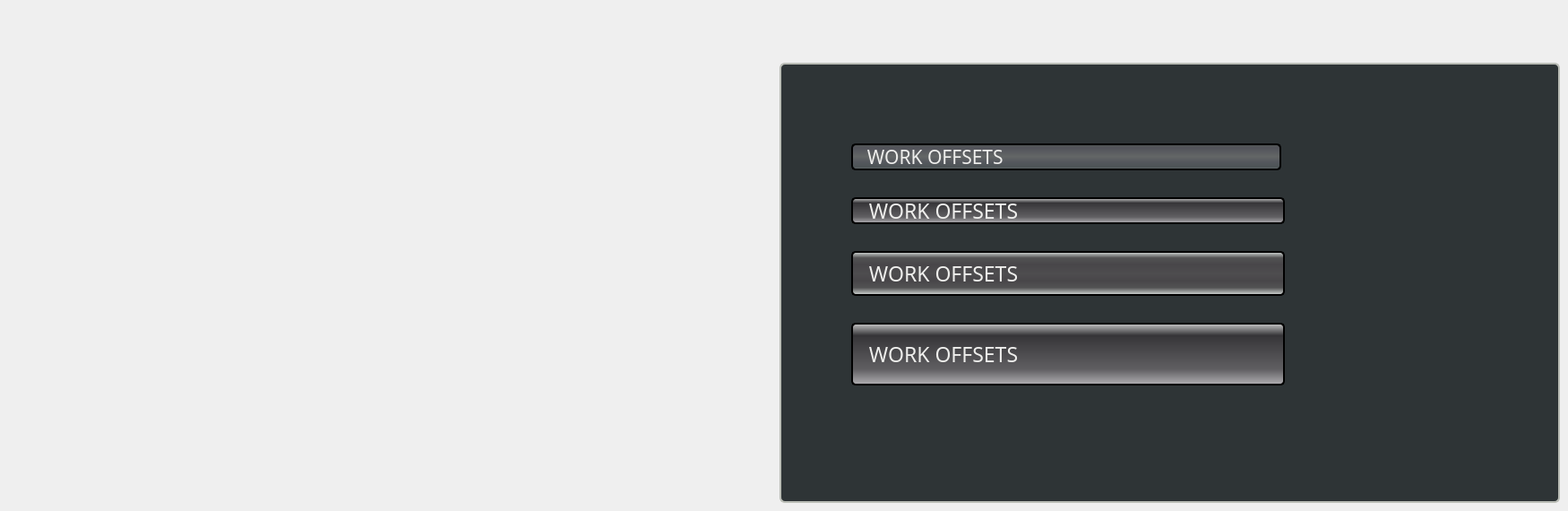
        <widget class="QWidget" name="tab_4">
         <attribute name="title">
          <string>          Conversational          </string>
         </attribute>
         <widget class="QGroupBox" name="main_dro_qgroupbox_2">
          <property name="geometry">
           <rect>
            <x>870</x>
            <y>70</y>
            <width>871</width>
            <height>491</height>
           </rect>
          </property>
          <property name="sizePolicy">
           <sizepolicy hsizetype="Preferred" vsizetype="Fixed">
            <horstretch>0</horstretch>
            <verstretch>0</verstretch>
           </sizepolicy>
          </property>
          <property name="minimumSize">
           <size>
            <width>530</width>
            <height>340</height>
           </size>
          </property>
          <property name="focusPolicy">
           <enum>Qt::NoFocus</enum>
          </property>
          <property name="styleSheet">
           <string notr="true">QGroupBox{
color: rgb(46, 52, 54);
border-style: solid;
border-color: rgb(186, 189, 182);
background-color: rgb(46, 52, 54);
border-width: 2px;
border-radius: 6px;
}</string>
          </property>
          <property name="title">
           <string/>
          </property>
          <widget class="QLabel" name="label_28">
           <property name="geometry">
            <rect>
             <x>80</x>
             <y>290</y>
             <width>484</width>
             <height>70</height>
            </rect>
           </property>
           <property name="sizePolicy">
            <sizepolicy hsizetype="MinimumExpanding" vsizetype="Fixed">
             <horstretch>0</horstretch>
             <verstretch>0</verstretch>
            </sizepolicy>
           </property>
           <property name="minimumSize">
            <size>
             <width>0</width>
             <height>70</height>
            </size>
           </property>
           <property name="maximumSize">
            <size>
             <width>16777215</width>
             <height>30</height>
            </size>
           </property>
           <property name="font">
            <font>
             <family>Bebas Kai</family>
             <pointsize>17</pointsize>
             <weight>50</weight>
             <italic>false</italic>
             <bold>false</bold>
            </font>
           </property>
           <property name="styleSheet">
            <string notr="true">QLabel{
    border-style: solid;
    border-color: black;
    border-width: 2px;
    border-radius: 5px;
    color: rgb(238, 238, 236);    
	background-color: qlineargradient(spread:pad, x1:0, y1:0, x2:0, y2:1, stop:0 rgb(197, 197, 197), stop:0.999895 rgb(126, 126, 129), stop:0.998899 rgb(176, 174, 178), stop:0.750444 rgb(96, 95, 98), stop:0.193246 rgb(54, 53, 56), stop:1 rgb(43, 44, 46));
	font: 17pt &quot;Bebas Kai&quot;;
}</string>
           </property>
           <property name="text">
            <string>  WORK OFFSETS</string>
           </property>
           <property name="alignment">
            <set>Qt::AlignLeading|Qt::AlignLeft|Qt::AlignVCenter</set>
           </property>
          </widget>
          <widget class="QLabel" name="label_29">
           <property name="geometry">
            <rect>
             <x>80</x>
             <y>90</y>
             <width>480</width>
             <height>30</height>
            </rect>
           </property>
           <property name="sizePolicy">
            <sizepolicy hsizetype="MinimumExpanding" vsizetype="Fixed">
             <horstretch>0</horstretch>
             <verstretch>0</verstretch>
            </sizepolicy>
           </property>
           <property name="minimumSize">
            <size>
             <width>0</width>
             <height>30</height>
            </size>
           </property>
           <property name="maximumSize">
            <size>
             <width>16777215</width>
             <height>30</height>
            </size>
           </property>
           <property name="font">
            <font>
             <family>Bebas Kai</family>
             <pointsize>16</pointsize>
             <weight>50</weight>
             <italic>false</italic>
             <bold>false</bold>
            </font>
           </property>
           <property name="styleSheet">
            <string notr="true">QLabel{
    border-style: outset;
    border-color: black;
    border-width: 2px;
    border-radius: 5px;
    color: rgb(238, 238, 236);    
	background-color: qlineargradient(spread:pad, x1:0, y1:0, x2:0, y2:1, stop:0 rgb(81, 86, 85), stop:0.489795 rgb(99, 102, 102), stop:0.699799 rgb(85, 88, 94), stop:0.90444 rgb(77, 84, 86), stop:0.160246 rgb(83, 84, 91), stop:1 rgb(109, 115, 118));
	font: 16pt &quot;Bebas Kai&quot;;
}</string>
           </property>
           <property name="text">
            <string>  WORK OFFSETS</string>
           </property>
           <property name="alignment">
            <set>Qt::AlignLeading|Qt::AlignLeft|Qt::AlignVCenter</set>
           </property>
          </widget>
          <widget class="QLabel" name="label_26">
           <property name="geometry">
            <rect>
             <x>80</x>
             <y>150</y>
             <width>484</width>
             <height>30</height>
            </rect>
           </property>
           <property name="sizePolicy">
            <sizepolicy hsizetype="MinimumExpanding" vsizetype="Fixed">
             <horstretch>0</horstretch>
             <verstretch>0</verstretch>
            </sizepolicy>
           </property>
           <property name="minimumSize">
            <size>
             <width>0</width>
             <height>30</height>
            </size>
           </property>
           <property name="maximumSize">
            <size>
             <width>16777215</width>
             <height>30</height>
            </size>
           </property>
           <property name="font">
            <font>
             <family>Bebas Kai</family>
             <pointsize>17</pointsize>
             <weight>50</weight>
             <italic>false</italic>
             <bold>false</bold>
            </font>
           </property>
           <property name="styleSheet">
            <string notr="true">QLabel{
    border-style: solid;
    border-color: black;
    border-width: 2px;
    border-radius: 5px;
    color: rgb(238, 238, 236);    
	background-color: qlineargradient(spread:pad, x1:0, y1:0, x2:0, y2:1, stop:0 rgb(197, 197, 197), stop:0.999895 rgb(126, 126, 129), stop:0.998899 rgb(176, 174, 178), stop:0.750444 rgb(96, 95, 98), stop:0.193246 rgb(54, 53, 56), stop:1 rgb(43, 44, 46));
	font: 17pt &quot;Bebas Kai&quot;;
}</string>
           </property>
           <property name="text">
            <string>  WORK OFFSETS</string>
           </property>
           <property name="alignment">
            <set>Qt::AlignLeading|Qt::AlignLeft|Qt::AlignVCenter</set>
           </property>
          </widget>
          <widget class="QLabel" name="label_27">
           <property name="geometry">
            <rect>
             <x>80</x>
             <y>210</y>
             <width>484</width>
             <height>50</height>
            </rect>
           </property>
           <property name="sizePolicy">
            <sizepolicy hsizetype="MinimumExpanding" vsizetype="Fixed">
             <horstretch>0</horstretch>
             <verstretch>0</verstretch>
            </sizepolicy>
           </property>
           <property name="minimumSize">
            <size>
             <width>0</width>
             <height>50</height>
            </size>
           </property>
           <property name="maximumSize">
            <size>
             <width>16777215</width>
             <height>30</height>
            </size>
           </property>
           <property name="font">
            <font>
             <family>Bebas Kai</family>
             <pointsize>17</pointsize>
             <weight>50</weight>
             <italic>false</italic>
             <bold>false</bold>
            </font>
           </property>
           <property name="styleSheet">
            <string notr="true">QLabel{
    border-style: solid;
    border-color: black;
    border-width: 2px;
    border-radius: 5px;
    color: rgb(238, 238, 236);    
	background-color: qlineargradient(spread:pad, x1:0, y1:1, x2:0, y2:0, stop:0 rgba(213, 218, 216, 255), stop:0.169312 rgba(82, 82, 83, 255), stop:0.328042 rgba(72, 70, 73, 255), stop:0.492063 rgba(78, 77, 79, 255), stop:0.703704 rgba(72, 70, 73, 255), stop:0.86 rgba(82, 82, 83, 255), stop:1 rgba(213, 218, 216, 255));
font: 17pt &quot;Bebas Kai&quot;;
}</string>
           </property>
           <property name="text">
            <string>  WORK OFFSETS</string>
           </property>
           <property name="alignment">
            <set>Qt::AlignLeading|Qt::AlignLeft|Qt::AlignVCenter</set>
           </property>
          </widget>
         </widget>
        </widget>
